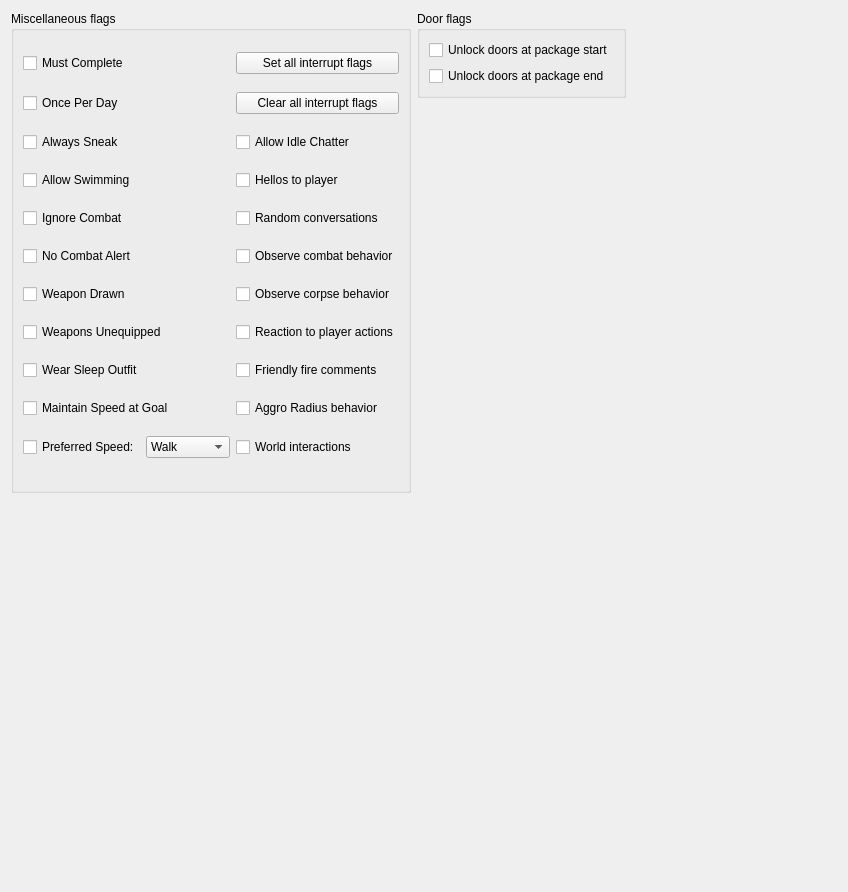
     <widget class="QWidget" name="tabFlags">
      <attribute name="title">
       <string>Flags</string>
      </attribute>
      <layout class="QGridLayout" name="gridLayout_2">
       <item row="0" column="0" rowspan="2">
        <widget class="QGroupBox" name="groupBox">
         <property name="title">
          <string>Miscellaneous flags</string>
         </property>
         <layout class="QGridLayout" name="gridLayout_4">
          <item row="2" column="0" colspan="2">
           <widget class="QCheckBox" name="flagAlwaysSneak">
            <property name="text">
             <string>Always Sneak</string>
            </property>
           </widget>
          </item>
          <item row="5" column="0" colspan="2">
           <widget class="QCheckBox" name="flagIgnoreCombat">
            <property name="text">
             <string>Ignore Combat</string>
            </property>
           </widget>
          </item>
          <item row="11" column="1">
           <widget class="QComboBox" name="preferredSpeed">
            <item>
             <property name="text">
              <string>Walk</string>
             </property>
            </item>
            <item>
             <property name="text">
              <string>Fast Walk</string>
             </property>
            </item>
            <item>
             <property name="text">
              <string>Jog</string>
             </property>
            </item>
            <item>
             <property name="text">
              <string>Run</string>
             </property>
            </item>
           </widget>
          </item>
          <item row="8" column="0" colspan="2">
           <widget class="QCheckBox" name="flagWeaponsUnequipped">
            <property name="text">
             <string>Weapons Unequipped</string>
            </property>
           </widget>
          </item>
          <item row="1" column="0" colspan="2">
           <widget class="QCheckBox" name="flagOncePerDay">
            <property name="text">
             <string>Once Per Day</string>
            </property>
           </widget>
          </item>
          <item row="11" column="0">
           <widget class="QCheckBox" name="flagPreferredSpeed">
            <property name="text">
             <string>Preferred Speed:</string>
            </property>
           </widget>
          </item>
          <item row="9" column="0" colspan="2">
           <widget class="QCheckBox" name="flagWearSleepOutfit">
            <property name="text">
             <string>Wear Sleep Outfit</string>
            </property>
           </widget>
          </item>
          <item row="10" column="0" colspan="2">
           <widget class="QCheckBox" name="flagMaintainSpeedAtGoal">
            <property name="text">
             <string>Maintain Speed at Goal</string>
            </property>
           </widget>
          </item>
          <item row="3" column="0" colspan="2">
           <widget class="QCheckBox" name="flagAllowSwim">
            <property name="text">
             <string>Allow Swimming</string>
            </property>
           </widget>
          </item>
          <item row="7" column="0" colspan="2">
           <widget class="QCheckBox" name="flagWeaponDrawn">
            <property name="text">
             <string>Weapon Drawn</string>
            </property>
           </widget>
          </item>
          <item row="6" column="0" colspan="2">
           <widget class="QCheckBox" name="flagNoCombatAlert">
            <property name="text">
             <string>No Combat Alert</string>
            </property>
           </widget>
          </item>
          <item row="0" column="0" colspan="2">
           <widget class="QCheckBox" name="flagMustComplete">
            <property name="text">
             <string>Must Complete</string>
            </property>
           </widget>
          </item>
          <item row="2" column="2">
           <widget class="QCheckBox" name="flagAllowIdleChatter">
            <property name="text">
             <string>Allow Idle Chatter</string>
            </property>
           </widget>
          </item>
          <item row="0" column="2">
           <widget class="QPushButton" name="buttonSetAllInterruptFlags">
            <property name="text">
             <string>Set all interrupt flags</string>
            </property>
           </widget>
          </item>
          <item row="1" column="2">
           <widget class="QPushButton" name="buttonClearAllInterruptFlags">
            <property name="text">
             <string>Clear all interrupt flags</string>
            </property>
           </widget>
          </item>
          <item row="3" column="2">
           <widget class="QCheckBox" name="flagHellosToPlayer">
            <property name="text">
             <string>Hellos to player</string>
            </property>
           </widget>
          </item>
          <item row="5" column="2">
           <widget class="QCheckBox" name="flagRandomConversations">
            <property name="text">
             <string>Random conversations</string>
            </property>
           </widget>
          </item>
          <item row="6" column="2">
           <widget class="QCheckBox" name="flagObserveCombatBehavior">
            <property name="text">
             <string>Observe combat behavior</string>
            </property>
           </widget>
          </item>
          <item row="7" column="2">
           <widget class="QCheckBox" name="flagObserveCorpseBehavior">
            <property name="text">
             <string>Observe corpse behavior</string>
            </property>
           </widget>
          </item>
          <item row="8" column="2">
           <widget class="QCheckBox" name="flagReactionToPlayerActions">
            <property name="text">
             <string>Reaction to player actions</string>
            </property>
           </widget>
          </item>
          <item row="9" column="2">
           <widget class="QCheckBox" name="flagFriendlyFireComments">
            <property name="text">
             <string>Friendly fire comments</string>
            </property>
           </widget>
          </item>
          <item row="10" column="2">
           <widget class="QCheckBox" name="flagAggroRadius">
            <property name="text">
             <string>Aggro Radius behavior</string>
            </property>
           </widget>
          </item>
          <item row="11" column="2">
           <widget class="QCheckBox" name="flagWorldInteractions">
            <property name="text">
             <string>World interactions</string>
            </property>
           </widget>
          </item>
         </layout>
        </widget>
       </item>
       <item row="0" column="1">
        <widget class="QGroupBox" name="groupBox_2">
         <property name="title">
          <string>Door flags</string>
         </property>
         <layout class="QGridLayout" name="gridLayout_3">
          <item row="0" column="0">
           <widget class="QCheckBox" name="flagUnlockDoorsAtStart">
            <property name="text">
             <string>Unlock doors at package start</string>
            </property>
           </widget>
          </item>
          <item row="1" column="0">
           <widget class="QCheckBox" name="flagUnlockDoorsAtEnd">
            <property name="text">
             <string>Unlock doors at package end</string>
            </property>
           </widget>
          </item>
         </layout>
        </widget>
       </item>
       <item row="0" column="2">
        <spacer name="horizontalSpacer_3">
         <property name="orientation">
          <enum>Qt::Horizontal</enum>
         </property>
         <property name="sizeHint" stdset="0">
          <size>
           <width>211</width>
           <height>20</height>
          </size>
         </property>
        </spacer>
       </item>
       <item row="1" column="1">
        <spacer name="verticalSpacer_2">
         <property name="orientation">
          <enum>Qt::Vertical</enum>
         </property>
         <property name="sizeHint" stdset="0">
          <size>
           <width>20</width>
           <height>389</height>
          </size>
         </property>
        </spacer>
       </item>
       <item row="2" column="0">
        <spacer name="verticalSpacer">
         <property name="orientation">
          <enum>Qt::Vertical</enum>
         </property>
         <property name="sizeHint" stdset="0">
          <size>
           <width>20</width>
           <height>388</height>
          </size>
         </property>
        </spacer>
       </item>
      </layout>
     </widget>
